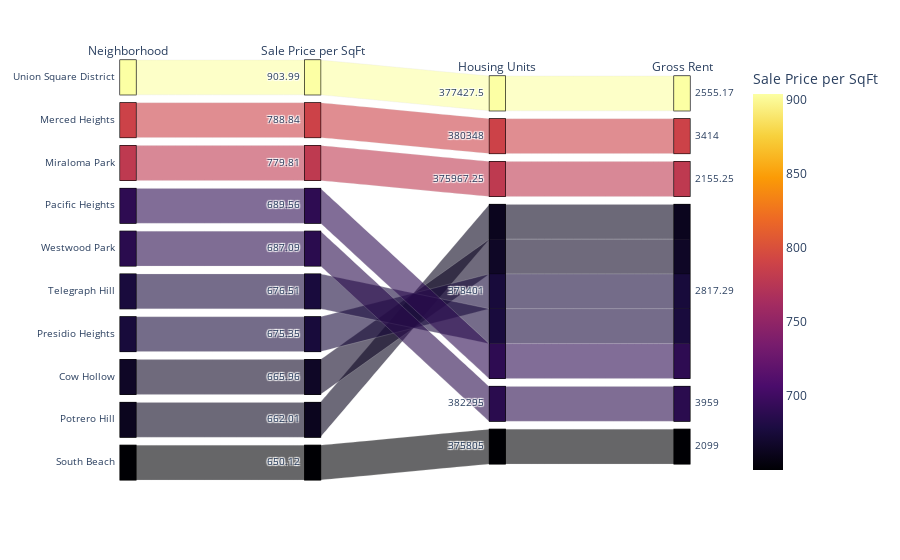

The notebook cell this image was saved under:
### Code cell
# Parallel Categories Plot
# YOUR CODE HERE!
px.parallel_categories(ten_most_expensive_neighborhoods,
                       dimensions=['neighborhood', 'sale_price_sqr_foot', 'housing_units', 'gross_rent'],
                       color='sale_price_sqr_foot',
                       color_continuous_scale=px.colors.sequential.Inferno,
                       labels={"neighborhood":"Neighborhood",
                               "sale_price_sqr_foot":"Sale Price per SqFt",
                               "housing_units":"Housing Units",
                               "gross_rent":"Gross Rent"})

### Figure 1 — Plotly figure (JSON) as saved in the notebook; plotly's stock layout.template omitted (floating-point values rounded to 4 significant figures)
{"data": [{"dimensions": [{"label": "Neighborhood", "values": ["Union Square District", "Merced Heights", "Miraloma Park", "Pacific Heights", "Westwood Park", "Telegraph Hill", "Presidio Heights", "Cow Hollow", "Potrero Hill", "South Beach"]}, {"label": "Sale Price per SqFt", "values": [904.0, 788.8, 779.8, 689.6, 687.1, 676.5, 675.4, 666.0, 662.0, 650.1]}, {"label": "Housing Units", "values": [377400.0, 380348, 376000.0, 378401, 382295, 378401, 378401, 378401, 378401, 375805]}, {"label": "Gross Rent", "values": [2555.0, 3414, 2155.0, 2817.0, 3959, 2817.0, 2817.0, 2817.0, 2817.0, 2099]}], "domain": {"x": [0, 1], "y": [0, 1]}, "line": {"color": [904.0, 788.8, 779.8, 689.6, 687.1, 676.5, 675.4, 666.0, 662.0, 650.1], "coloraxis": "coloraxis"}, "name": "", "type": "parcats"}], "layout": {"autosize": true, "coloraxis": {"colorbar": {"title": {"text": "Sale Price per SqFt"}}, "colorscale": [[0, "#000004"], [0.1111, "#1b0c41"], [0.2222, "#4a0c6b"], [0.3333, "#781c6d"], [0.4444, "#a52c60"], [0.5556, "#cf4446"], [0.6667, "#ed6925"], [0.7778, "#fb9b06"], [0.8889, "#f7d13d"], [1, "#fcffa4"]]}, "legend": {"tracegroupgap": 0}, "margin": {"t": 60}}}
